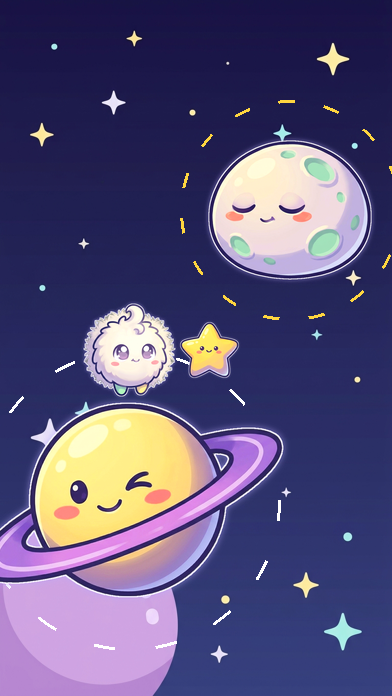
#> input picture art/orbit_sling/gauntlet/ours_r2_1.png, 392 x 696 px, given in place of bg_space_v5.png, which was not available
$ python mock6.py gauntlet/ours_r2_1.png 5
#> lines starting #> are read from the running program, lines starting #| are printed output that depends on the picture; pictures that were not available may be replaced by others from this repository, and a replacement may not be noted
import random, json, sys, numpy as np
from PIL import Image, ImageDraw, ImageFont, ImageFilter
W,H=392,696; R=sys.argv[1]; seed=int(sys.argv[2])
bg=Image.open("sprites/bg_space_v5.png").convert("RGBA").resize((W,H),Image.LANCZOS)
S=lambda n:Image.open(f"sprites_game6/{n}.png").convert("RGBA")
def put(c,n,cx,cy,h,rot=0):
    s=S(n); s=s.resize((int(s.width*h/s.height),h),Image.LANCZOS)
    if rot: s=s.rotate(rot,expand=True,resample=Image.BICUBIC)
    c.alpha_composite(s,(int(cx-s.width/2),int(cy-s.height/2)))
def ring(c,cx,cy,r,col,w=12):
    g=Image.new("RGBA",c.size,(0,0,0,0)); d=ImageDraw.Draw(g)
    for a in range(0,360,18): d.arc([cx-r,cy-r,cx+r,cy+r],a,a+12,fill=col,width=w)
    c.alpha_composite(g.filter(ImageFilter.GaussianBlur(9))); c.alpha_composite(g.filter(ImageFilter.GaussianBlur(3))); c.alpha_composite(g)
def far(c,seed):
#> called with seed = 1
    r=random.Random(seed)
    for n,(x,y,h) in zip(["planet_mochi_moon","planet_boba_bubble","planet_berry_bloom","planet_cactus_pal","planet_ringo"],[(40,140,46),(350,410,40),(60,600,52),(340,610,44),(200,60,34)]):
        s=S(n); s=s.resize((int(s.width*h/s.height),h),Image.LANCZOS); s=s.filter(ImageFilter.GaussianBlur(1.2))
        a=s.getchannel("A").point(lambda v:int(v*.55)); s.putalpha(a); c.alpha_composite(s,(x-s.width//2,y-h//2))
#> this loop made 3 passes
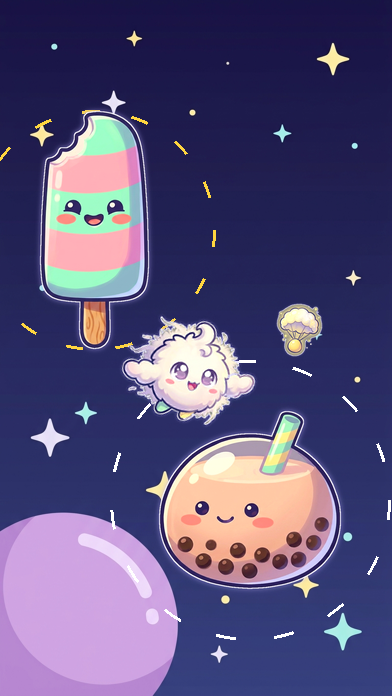
#> input picture art/orbit_sling/gauntlet/ours_r2_2.png, 392 x 696 px, given in place of planet_mochi_moon.png, which was not available
#> pass 1, in far, `s = s.resize((int(s.width * h / s.height), h), Image.LANCZOS)`:
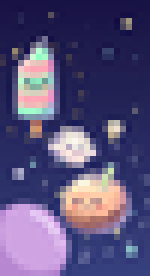
#> s: PIL image 25x46 RGBA (shown 6 times larger); mean R, G, B, A 89.2, 81.1, 123.1, 255
#> pass 1, in far, `s = s.filter(ImageFilter.GaussianBlur(1.2))`:
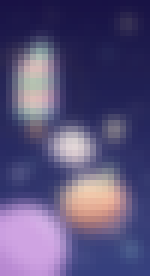
#> s: PIL image 25x46 RGBA (shown 6 times larger); mean R, G, B, A 89.2, 81, 123, 255
#> after the loop: a: PIL image 22x40 L; every value is 140
#> after the loop:
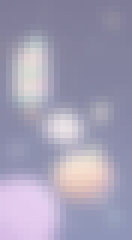
#> s: PIL image 22x40 RGBA (shown 6 times larger); mean R, G, B, A 89.1, 81, 123, 140; transparent parts drawn white
    d=ImageDraw.Draw(c,"RGBA")
    for _ in range(26):
        x,y=r.randint(8,W-8),r.randint(90,H-8); k=r.choice([3,4,6,8]); col=r.choice([(255,236,140,230),(255,255,255,230),(140,240,255,230)])
        d.polygon([(x,y-k*2),(x+k*.6,y-k*.6),(x+k*2,y),(x+k*.6,y+k*.6),(x,y+k*2),(x-k*.6,y+k*.6),(x-k*2,y),(x-k*.6,y-k*.6)],fill=col)
def grade(c):  # shared light: warm top-left, cool vignette bottom-right
    y,x=np.mgrid[0:H,0:W]; d=np.sqrt((x/W-0.15)**2+(y/H-0.1)**2)
    warm=np.clip(1-d*1.6,0,1)*70; cool=np.clip((d-0.7)*1.2,0,1)*80
    l=np.zeros((H,W,4),np.uint8); l[...,0]=255;l[...,1]=225;l[...,2]=190;l[...,3]=warm.astype(np.uint8)
    v=np.zeros((H,W,4),np.uint8); v[...,0]=20;v[...,1]=10;v[...,2]=70;v[...,3]=cool.astype(np.uint8)
    c.alpha_composite(Image.fromarray(l,"RGBA")); c.alpha_composite(Image.fromarray(v,"RGBA"))
def ui(c):
    L=Image.new("RGBA",c.size,(0,0,0,0)); d=ImageDraw.Draw(L)
    glow=Image.new("RGBA",c.size,(0,0,0,0)); ImageDraw.Draw(glow).rounded_rectangle([W//2-58,16,W//2+58,74],radius=29,fill=(255,120,220,170)); c.alpha_composite(glow.filter(ImageFilter.GaussianBlur(9)))
    box=[W//2-56,18,W//2+56,72]
    d.rounded_rectangle(box,radius=27,fill=(20,14,70,255),outline=(255,200,80,255),width=5)
    d.rounded_rectangle([W//2-50,24,W//2+50,45],radius=20,fill=(255,255,255,55))
    d.ellipse([W-66,20,W-14,72],fill=(20,14,70,255),outline=(255,200,80,255),width=5)
    d.ellipse([W-58,24,W-22,44],fill=(255,255,255,45))
    d.rectangle([W-47,37,W-42,57],fill=(255,248,240,255)); d.rectangle([W-37,37,W-32,57],fill=(255,248,240,255))
    f=ImageFont.truetype("/usr/share/fonts/truetype/dejavu/DejaVuSans-Bold.ttf",34)
    d.text((W//2+2,22),"12",font=f,fill=(255,236,140,255),stroke_width=4,stroke_fill=(90,30,120,255))
    c.alpha_composite(L); put(c,"star",W//2-28,45,32)
scenes=[
 dict(pl=[("planet_ringo",140,470,230),("planet_mochi_moon",290,190,140)],rg=[(140,470,165,(120,240,255,235)),(290,190,105,(255,214,63,240))],pf=("puff_neutral",140,470-165-5,130,0),ex=[("star",215,330,52)]),
 dict(pl=[("planet_boba_bubble",245,480,210),("planet_frosty_pop",90,215,250)],rg=[(245,480,150,(120,240,255,235)),(90,215,118,(255,214,63,240))],pf=("puff_fly",180,345,140,-15),ex=[("golden_seed",305,300,54)]),
 dict(pl=[("planet_cactus_pal",125,500,210),("planet_ringo",285,270,170)],rg=[(125,500,150,(120,240,255,235)),(285,270,118,(255,214,63,240))],pf=("puff_happy",125,500-150-5,125,0),ex=[("star",215,420,52)]),
]
random.seed(seed); key={}
for i,sc in enumerate(scenes,1):
#> (the run stopped early here; a loop or call above may not have finished)
